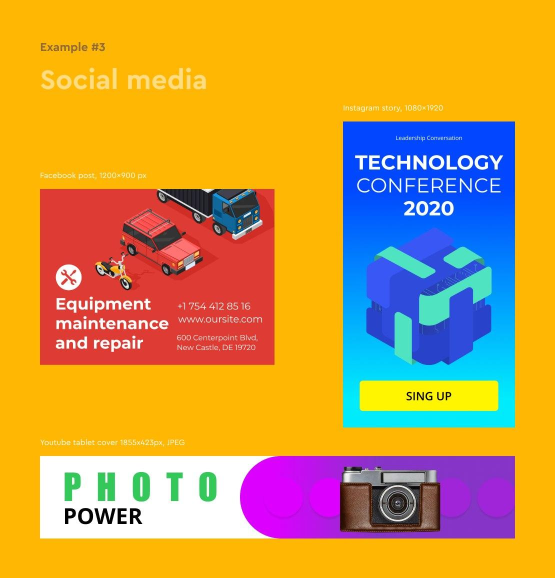
#> input picture last.jpg, 1110 x 1155 px (shown at 1/2 size)
$ python -i __init__.py   (imports and definitions only)
#> lines starting #> are read from the running program, lines starting #| are printed output that depends on the picture
#> further down, picture is the input picture: PIL image 1110x1155 RGB; mean R, G, B 204.7, 155.5, 72.6
import logging

from PIL import Image, ImageEnhance, ImageOps, ImageStat, ImageFilter


# [4 lines not run here, left out]

def space(source: Image):
    w, h = source.size

    tmp = source.copy().convert('L')
    tmp = tmp.filter(ImageFilter.FIND_EDGES)

    for w_tmp in [1000, 700, 500, 200, 100, 70, 50]:
        tmp = tmp.filter(ImageFilter.MaxFilter(9))
        tmp = ImageEnhance.Contrast(tmp).enhance(256)

        h_tmp = h * w_tmp // w
        tmp = tmp.resize(size=[w_tmp, h_tmp])
        tmp = tmp.resize(size=[w, h], resample=Image.Resampling.LANCZOS)

    tmp = ImageOps.invert(tmp)
    tmp = ImageEnhance.Contrast(tmp).enhance(256)

    return ImageStat.Stat(tmp).mean[0] / 255, Image.blend(source, tmp.convert('RGB'), alpha=.8)

def tabular(source: Image):
    w, h = source.size
#> w = 1110; h = 1155

    tmp = source.copy().convert('L')
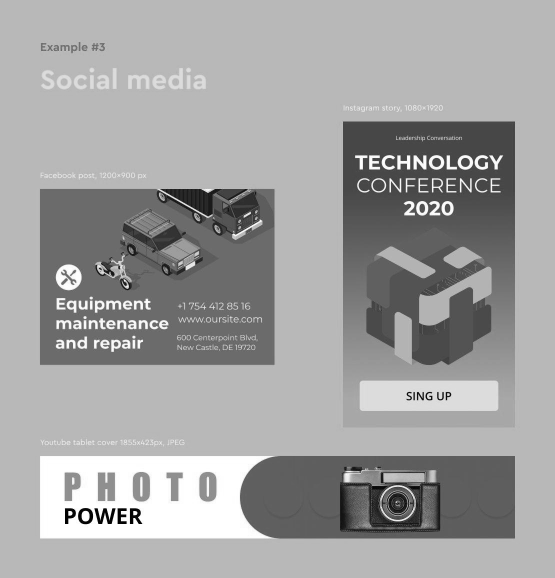
#> tmp: PIL image 1110x1155 L (shown at 1/2 size); min 0, max 255, mean 160.8
    tmp = tmp.filter(ImageFilter.FIND_EDGES)
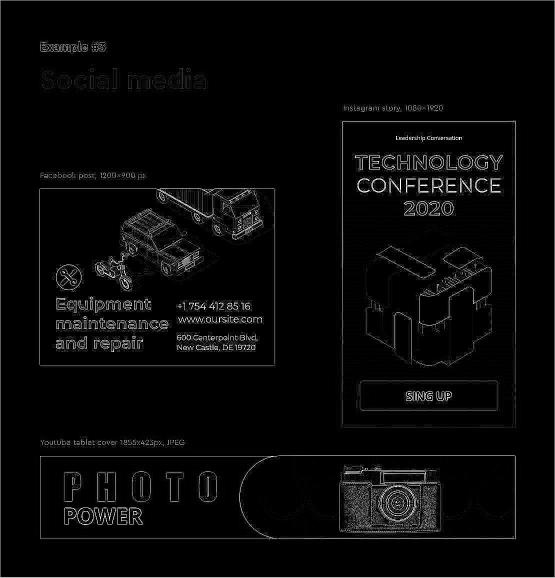
#> tmp: PIL image 1110x1155 L (shown at 1/2 size); min 0, max 255, mean 8.1

    pixels = list(tmp.getdata())
#> pixels = 1282050 items

    contrasts = [0]
    max_contrast = 0
    for tab_size in range(1, w - 1):
        contrast = 0
        for x in range(h):
            contrast += abs(tmp.getpixel((tab_size - 1, x)) - tmp.getpixel((tab_size + 1, x)))
        contrast //= h
        max_contrast = max(max_contrast, contrast)
        contrasts.append(contrast)
#> after the loop, contrasts = 1109 values, max 183 at index 1, min 0 at index 0, mean 9.14

    tmp2 = tmp.copy()
    for tab_size in range(1, w - 1):
        for x in range(h):
            tmp2.putpixel((tab_size, x), 255 * contrasts[tab_size] // max_contrast)
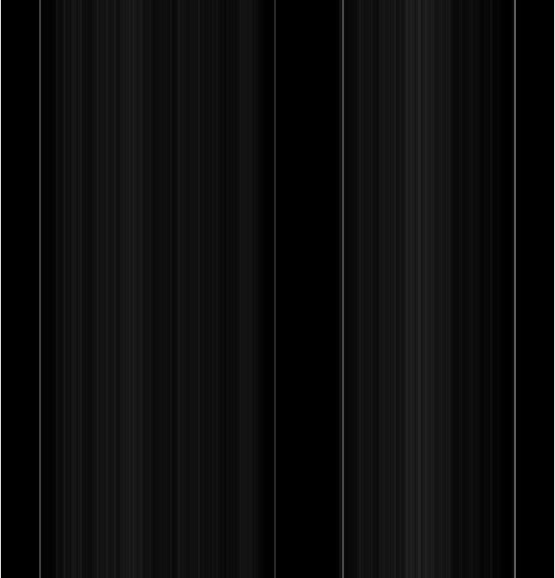
#> tmp2: PIL image 1110x1155 L (shown at 1/2 size); min 0, max 255, mean 12.7

    contrasts = [0]
    max_contrast = 0
    for tab_size in range(1, h - 1):
        contrast = 0
        for x in range(w):
            contrast += abs(tmp.getpixel((x, tab_size - 1)) - tmp.getpixel((x, tab_size + 1)))
        contrast //= h
        max_contrast = max(max_contrast, contrast)
        contrasts.append(contrast)
#> after the loop, contrasts = 1154 values, max 176 at index 1, min 0 at index 0, mean 8.59

    tmp3 = tmp.copy()
    for tab_size in range(1, h - 1):
        for x in range(w):
            tmp3.putpixel((x, tab_size), 255 * contrasts[tab_size] // max_contrast)
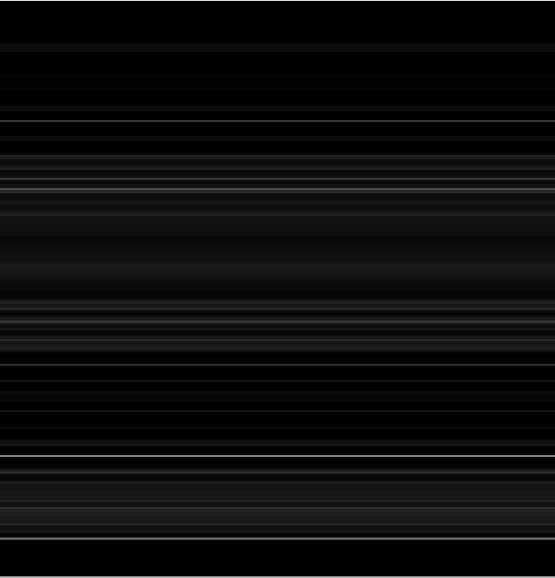
#> tmp3: PIL image 1110x1155 L (shown at 1/2 size); min 0, max 255, mean 12.4

    return True, Image.blend(tmp2, tmp3, alpha=.5).convert("RGB")

>>> from PIL import Image
>>> picture = Image.open('../../last.jpg')
>>> result = tabular(picture)
